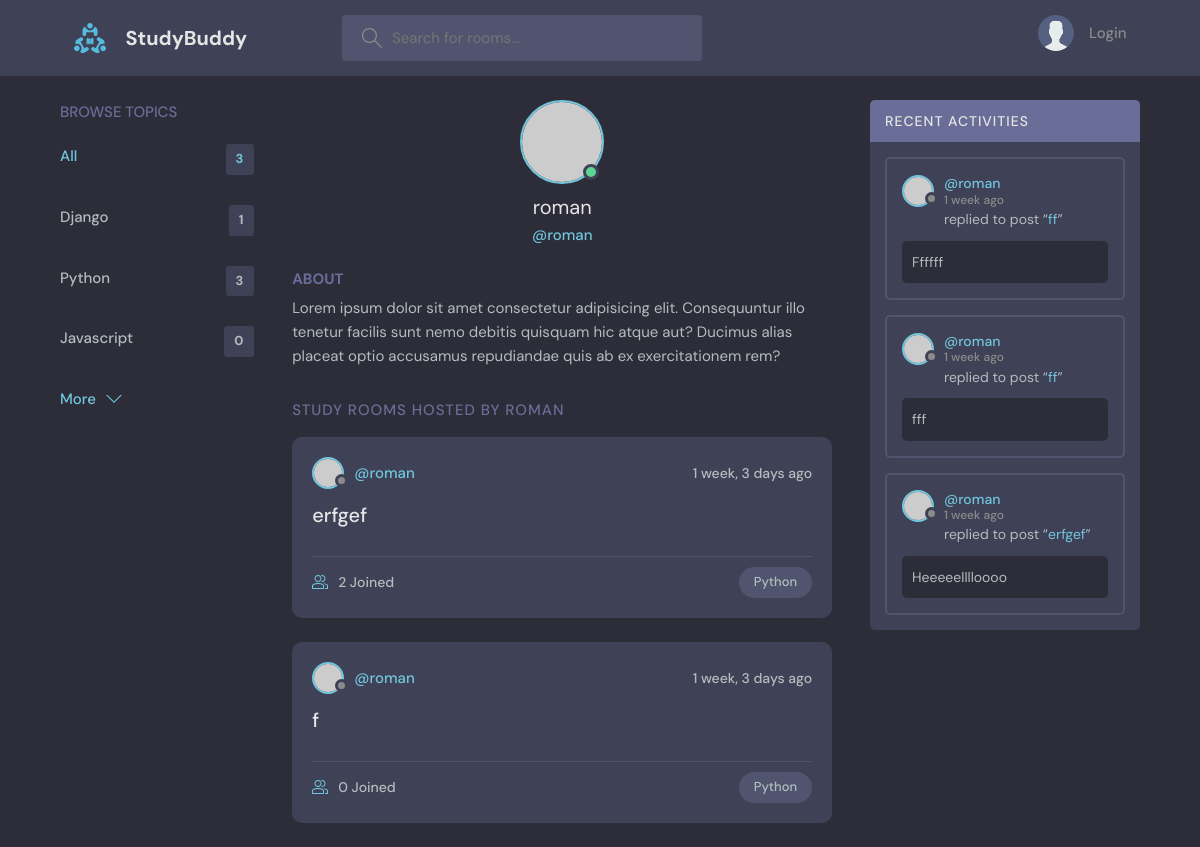
Before: /profile/1/ with the older database file.
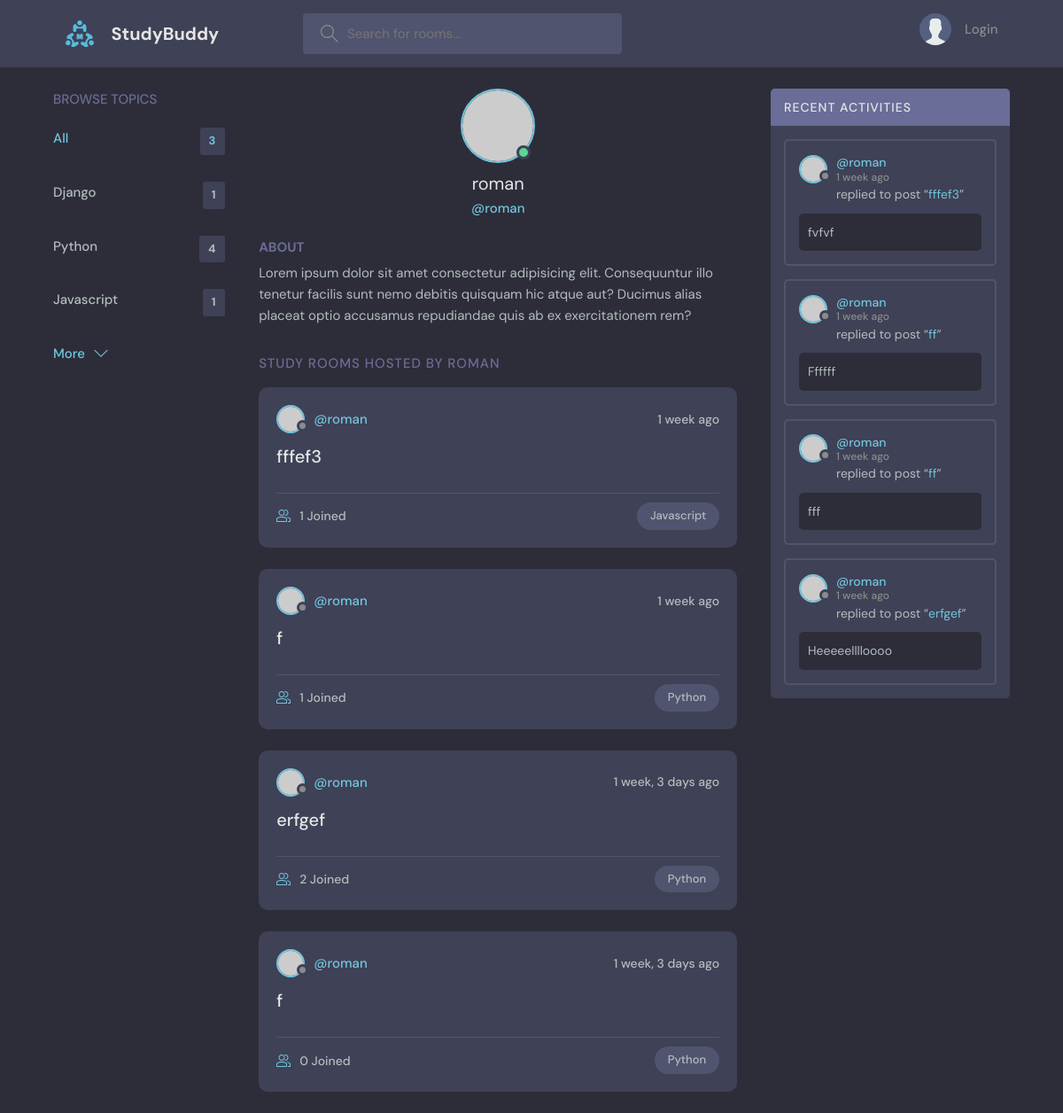
After: the same page with the newer database file.
### base/models.py (models this page shows, shortened)
class Topic(models.Model):
    name = models.CharField(max_length=200)

class Room(models.Model):
    host = models.ForeignKey(User, on_delete=models.SET_NULL, null=True)
    topic = models.ForeignKey("Topic", on_delete=models.SET_NULL, null=True)
    name = models.CharField(max_length=200)
    description = models.TextField(null=True, blank=True)
    participants = models.ManyToManyField(User, related_name="participants", blank=True)
    updated = models.DateTimeField(auto_now=True)
    created = models.DateTimeField(auto_now_add=True)
    class Meta:
        ordering = ['-updated', '-created']
    def __str__(self):
        return self.name

class Message(models.Model):
    user = models.ForeignKey(User, on_delete=models.CASCADE)
    room = models.ForeignKey(Room, on_delete=models.CASCADE)
    body = models.TextField()
    updated = models.DateTimeField(auto_now=True)
    created = models.DateTimeField(auto_now_add=True)
    class Meta:
        ordering = ['-updated', '-created']

### base/views.py (the view)
# urls.py: path("profile/<str:pk>/", views.userProfile, name="user-profile"),
def userProfile(request, pk):
    user = User.objects.get(id=pk)
    rooms = user.room_set.all()
    room_messages = user.message_set.all()
    topics = Topic.objects.all()
    context = {'user': user, "rooms": rooms, "room_messages": room_messages, "topics": topics}
    return render(request, 'base/profile.html', context)

### base/templates/base/profile.html (shortened to what this page needs)
{% extends 'main.html' %}
{% block content %}
<main class="profile-page layout layout--3">
    <div class="container">
        {% include 'base/topics_component.html' %}
        <div class="roomList">
            <div class="profile">
                <div class="profile__avatar">
                    <div class="avatar avatar--large active">
                        <img src="https://randomuser.me/api/portraits/men/11.jpg"/>
                    </div>
                </div>
                <div class="profile__info">
                    <h3>{{user.username}}</h3>
                    <p>@{{user.username}}</p>
                </div>
                <div class="profile__about">
                    <h3>About</h3>
                    <p>
                        Lorem ipsum dolor sit amet consectetur adipisicing elit. Consequuntur illo tenetur
                        facilis sunt nemo debitis quisquam hic atque aut? Ducimus alias placeat optio
                        accusamus repudiandae quis ab ex exercitationem rem?
                    </p>
                </div>
            </div>
            <div class="roomList__header">
                <div>
                    <h2>Study Rooms Hosted by {{user.username}}</a>
                    </h2>
                </div>
            </div>
            {% include 'base/feed_component.html' %}
        </div>
        {% include 'base/activity_component.html' %}
    </div>
</main>
{% endblock content %}

### templates/main.html (shortened to what this page needs)
<!DOCTYPE html>
{% load static %}
<html lang="en">
<head>
    <link rel="stylesheet" href="{% static 'styles/style.css' %}"/>
</head>
<body>
{% include 'navbar.html' %}
{%block content%}
{% endblock %}
</body>
</html>

### templates/navbar.html (shortened to what this page needs)
{% load static %}
<header class="header header--loggedIn">
    <div class="container">
        <a href="{% url 'home' %}" class="header__logo">
            <img src="{% static 'images/logo.svg' %}"/>
            <h1>StudyBuddy</h1>
        </a>
        <form class="header__search" method="GET" action="{% url 'home' %}">
            <label>
                <input name="q" placeholder="Search for rooms..."/>
            </label>
        </form>
        <nav class="header__menu">
            {% if request.user.is_authenticated %}
            <div class="header__user">
                <a href="{% url 'user-profile' request.user.id %}">
                    <div class="avatar avatar--medium active">
                        <img src="https://randomuser.me/api/portraits/men/37.jpg"/>
                    </div>
                    <p>{{request.user.username}}<span>@{{request.user.username}}</span></p>
                </a>
                <button class="dropdown-button">
                    <svg version="1.1" xmlns="http://www.w3.org/2000/svg" width="32" height="32" viewBox="0 0 32 32">
                        <title>chevron-down</title>
                        <path d="M16 21l-13-13h-3l16 16 16-16h-3l-13 13z"></path>
                    </svg>
                </button>
            </div>
            {% else %}
            <a href="{% url 'login' %}">
                <img src="{% static 'images/avatar.svg' %}"/>
                <p>Login</p>
            </a>
            {% endif %}
        </nav>
    </div>
</header>

### base/templates/base/topics_component.html
<div class="topics">
    <div class="topics__header">
        <h2>Browse Topics</h2>
    </div>
    <ul class="topics__list">
        <li>
            <a href="{% url 'home' %}" class="active">All <span>{{topics.count}}</span></a>
        </li>
        {% for topic in topics %}
        <li>
           <a href="{% url 'home' %}?q={{topic.name}}">{{topic.name}} <span>{{topic.room_set.all.count}}</span></a>
        </li>
        {% endfor %}
    </ul>
    <a class="btn btn--link" href="topics.html">
        More
        <svg version="1.1" xmlns="http://www.w3.org/2000/svg" width="32" height="32" viewBox="0 0 32 32">
            <title>chevron-down</title>
            <path d="M16 21l-13-13h-3l16 16 16-16h-3l-13 13z"></path>
        </svg>
    </a>
</div>

### base/templates/base/feed_component.html (shortened to what this page needs)
{% for room in rooms %}
<div class="roomListRoom">
    <div class="roomListRoom__header">
        <a href="{% url 'user-profile' room.host.id %}" class="roomListRoom__author">
            <div class="avatar avatar--small">
                <img src="https://randomuser.me/api/portraits/women/11.jpg"/>
            </div>
            <span>@{{room.host.username}}</span>
        </a>
        <div class="roomListRoom__actions">
            <span>{{room.created|timesince}} ago</span>
        </div>
    </div>
    <div class="roomListRoom__content">
        <a href="{% url 'room' room.id %}">{{room.name}}</a>
    </div>
    <div class="roomListRoom__meta">
        <a href="{% url 'room' room.id %}" class="roomListRoom__joined">
            {{room.participants.all.count}} Joined
        </a>
        <p class="roomListRoom__topic">{{room.topic.name}}</p>
    </div>
</div>
{% endfor %}

### base/templates/base/activity_component.html (shortened to what this page needs)
<div class="activities">
    <div class="activities__header">
        <h2>Recent Activities</h2>
    </div>
    {% for message in room_messages %}
    <div class="activities__box">
        <div class="activities__boxHeader roomListRoom__header">
            <a href="{% url 'user-profile' message.user.id%}" class="roomListRoom__author">
                <div class="avatar avatar--small">
                    <img src="https://randomuser.me/api/portraits/women/11.jpg"/>
                </div>
                <p>
                    @{{message.user}}
                    <span>{{message.created | timesince}} ago</span>
                </p>
            </a>
        </div>
        <div class="activities__boxContent">
            <p>replied to post “<a href="{% url 'room' message.room.id %}">{{message.room}}</a>”</p>
            <div class="activities__boxRoomContent">
                {{message.body}}
            </div>
        </div>
    </div>
    {% endfor %}
</div>

Changed rows visible on the page:
computed for Topic "Python": room_set.all.count "3" → "4"
computed for Topic "Javascript": room_set.all.count "0" → "1"
added Room: host.username "roman", created "1 week", name "fffef3", participants.all.count "1", topic.name "Javascript"
added Room: host.username "roman", created "1 week", name "f", participants.all.count "1", topic.name "Python"
added Message: user "roman", created "1 week", room "fffef3", body "fvfvf"
